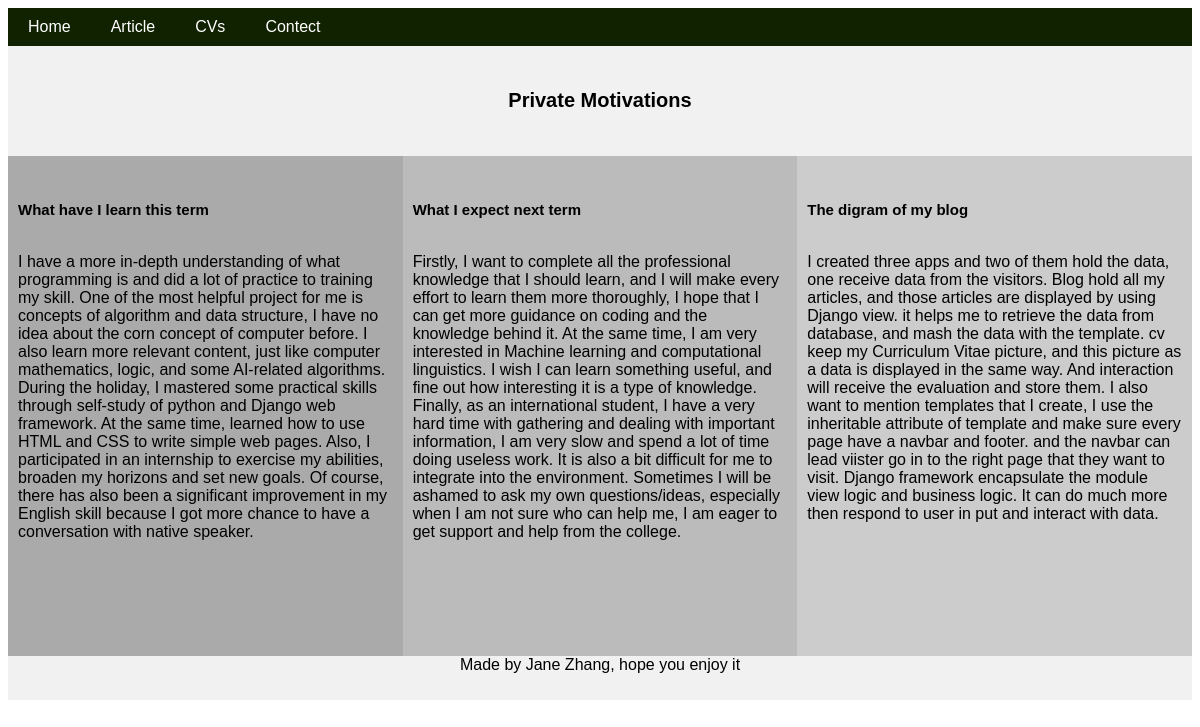
The app's page /article/ with its own data.
### blog/models.py (models this page shows)
class Article(models.Model):
    article_name = models.CharField('my article',max_length=120)
    content      = models.TextField(blank=True)

### blog/views.py (the view)
# urls.py: path('article/',content),
def content(request):
    art1 = Article.objects.get(id=1)
    art2 = Article.objects.get(id=2)
    art3 = Article.objects.get(id=3)
    the_content = {
        'art1':art1,
        'art2':art2,
        'art3':art3,
    }
    return render(request,"article.html",the_content)

### Templates/article.html
{% extends "generalpage.html" %}
{% block content %}
<div class="header">
  <h5>Private Motivations</h5>
</div>
<div class="row">
  <div class="column" style="background-color:#aaa;">
    <h6>{{art1.article_name}}</h6>
    <p>{{art1.content}}</p>
  </div>
  <div class="column" style="background-color:#bbb;">
    <h6>{{art2.article_name}}</h6>
    <p>{{art2.content}}</p>
  </div>
  <div class="column" style="background-color:#ccc;">
    <h6>{{art3.article_name}}</h6>
    <p>{{art3.content}}</p>
  </div>
</div>
{% endblock %}

### Templates/generalpage.html (shortened to what this page needs)
<!DOCTYPE html>
<html lang="en">
<head>
</head>
<body>
	{% include 'navbar.html' %}
	{% block content %}
	{% endblock %}
	{% include 'footer.html' %}
	</body>
</html>

### Templates/navbar.html
<ul>
  <li><a href="http://127.0.0.1:8000/home/">Home</a></li>
  <li><a href="http://127.0.0.1:8000/article/">Article</a></li>
  <li><a href="http://127.0.0.1:8000/cv/">CVs</a></li>
  <li><a href="http://127.0.0.1:8000/contect">Contect</a></li>
</ul>

### Templates/footer.html
<div class="footer">
	 <p>Made by Jane Zhang, hope you enjoy it</p>
</div>

### Templates/generalpage.html (style rules this page uses)
* { box-sizing:border-box; }
ul { list-style-type: none; margin: 0; padding: 0; overflow: hidden; background-color: #120; }
li { float: left; }
li a { display: block; color: white; padding: 10px 20px; text-decoration: none; }
h5 { font-size:20px; font-family: fantasy , sans-serif; }
h6 { font-size:15px; font-family: cursive, sans-serif; }
body { font-family: "Gill Sans", sans-serif; }
.header { background-color: #f1f1f1; padding: 10px; text-align: center; font-size: 50px; }
.column { float: left; width: 33.33%; padding: 10px; height: 500px }
.footer { background-color: #f1f1f1; padding: 10px; text-align: center; }

### records on screen
Article: article_name "What have I learn this term", content "I have a more in-depth understanding of what programming is and did a lot of practice to training my skill. One of the most helpful project for me is concepts of algorithm and data structure, I have no idea about the corn concept of computer before. I also learn more relevant content, just like computer mathematics, logic, and some AI-related algorithms. During the holiday, I mastered some practical skills through self-study of python and Django web framework. At the same time, learned how to use HTML and CSS to write simple web pages. Also, I participated in an internship to exercise my abilities, broaden my horizons and set new goals. Of course, there has also been a significant…"
Article: article_name "What I expect next term", content "Firstly, I want to complete all the professional knowledge that I should learn, and I will make every effort to learn them more thoroughly, I hope that I can get more guidance on coding and the knowledge behind it. At the same time, I am very interested in Machine learning and computational linguistics. I wish I can learn something useful, and fine out how interesting it is a type of knowledge. Finally, as an international student, I have a very hard time with gathering and dealing with important information, I am very slow and spend a lot of time doing useless work. It is also a bit difficult for me to integrate into the environment. Sometimes I will be ashamed to ask my own…"
Article: article_name "The digram of my blog", content "I created three apps and two of them hold the data, one receive data from the visitors. Blog hold all my articles, and those articles are displayed by using Django view. it helps me to retrieve the data from database, and mash the data with the template. cv keep my Curriculum Vitae picture, and this picture as a data is displayed in the same way. And interaction will receive the evaluation and store them. I also want to mention templates that I create, I use the inheritable attribute of template and make sure every page have a navbar and footer. and the navbar can lead viister go in to the right page that they want to visit. Django framework encapsulate the module view logic and business…"
